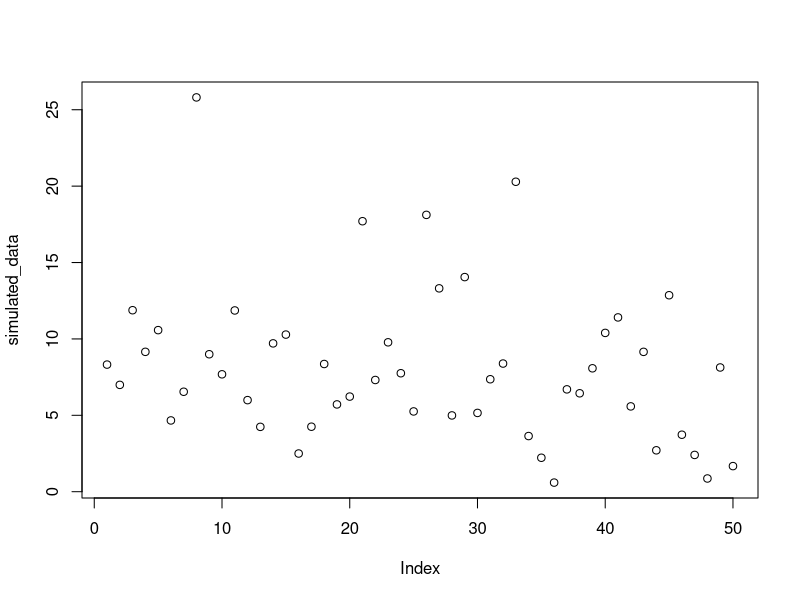

Source code (R): (Note: this script raises an error after producing the figure.)
## ---- chunk 1
library(formatR)
knitr::opts_chunk$set(echo = TRUE)
knitr::opts_chunk$set(tidy.opts = list(width.cutoff = 60), tidy = TRUE)
#colour palette
library(RColorBrewer)
palette(brewer.pal(4, "Set2"))
cols <- brewer.pal(4, "Set2")

## ---- chunk 2

#number of simulated data points
n =  50

#true value of parameter1
a_true = 0.5

#true value of parameter2
b_true = 0.25

#sum of true values
diff_true <- a_true - b_true

#simulate data with gamma distribution
simulated_data <- rgamma(n, #number of simulated data points
                         shape = 2, #shape of gamma distribution
                         rate = diff_true) #scale


#look at simulated data
plot(simulated_data)

## ---- chunk 3
#rate for exponential distribution
alpha = 0.5

#draw 2 values from exponential distribution
a <- rexp(1, 1 / alpha)
b <- rexp(1, 1 / alpha)
## ---- chunk 4

#function to calculate likelihood
likelihood <- function(a, b, datos) {
  if ((a - b) < 0) {
    like <- 0
    return(like) #fail
  } else{
    like <-
      prod(dgamma(datos, 2, rate = (a - b))) #product of all vectors of elements in gamma dist
    return(like)
  }
}

#function to calculate prior
prior <- function(a, b) {
  if ((a - b) < 0) {
    prior.val <- 0
    return(prior.val)
  } else{
    prior.val <- dexp(a, 1 / alpha) * dexp(b, 1 / alpha)
    return(prior.val)
  }
}

## ---- chunk 5
#number of generations to run chain
generations <- 5000

#limits on sampling (+ or - this value)
delta <- 0.25

#prepare output matrix
output <- matrix(rep(0, 6 * generations), ncol = 6)

for (i in 1:generations) {
  #modify params (step)
  a_prime <- a + runif(1, -delta, delta)
  b_prime <- b + runif(1, -delta, delta)

  #calculate ratio of likelihoods of new values / old values
  like_odds <-
    likelihood(a_prime, b_prime, simulated_data) / likelihood(a, b, simulated_data)

  #calculate ratio of prior of new values / old values
  prior_odds <- prior(a_prime, b_prime) / prior(a, b)

  #calculate posterior odds
  R <- like_odds * prior_odds

  #randomly draw from uniform distribution
  u <- runif(1)

  #if posterior odds are greater than a random value, keep new values of parameter
  if (u < R) {
    a = a_prime
    b = b_prime
  }

  #calculate posterior (likelihood*prior)
  posterior <- likelihood(a, b, simulated_data) * prior(a, b)

  #store output
  output[i, 1] <- i
  output[i, 2] <- prior(a, b)
  output[i, 3] <- likelihood(a, b, simulated_data)
  output[i, 4] <- posterior
  output[i, 5] <- a
  output[i, 6] <- b
}

#format output data
output <- data.frame(output)
names(output) <-
  c("iteration", "prior", "likelihood", "posterior", "lambda", "mu")

## ---- chunk 6
par(mar = c(4, 4, 2, 2))
#plot values of parameters in chain
par(mfrow = c(3, 1))
plot(
  output$lambda ~ output$iteration,
  type = 'l',
  col = 4,
  ylim = c(0, 1.5),
  xlab = "Generation",
  ylab = "lambda",
  bty = 'l'
)
abline(h = a_true, lty = 2)
mtext(
  "a)",
  side = 3,
  line = 1,
  adj = -0.1,
  cex = 0.8
)

plot(
  output$mu ~ output$iteration,
  type = 'l',
  col = 2,
  ylim = c(0, 1.5),
  xlab = "Generation",
  ylab = "mu",
  bty = 'l'
)
abline(h = b_true, lty = 2)
mtext(
  "b)",
  side = 3,
  line = 1,
  adj = -0.1,
  cex = 0.8
)

plot((output$lambda - output$mu) ~ output$iteration,
     type = 'l',
     col = 3,
     ylim = c(0, 1.5),
     xlab = "Generation",
     ylab = "lambda - mu",
     bty = 'l'
)
abline(h = a_true - b_true, lty = 2)
mtext(
  "c)",
  side = 3,
  line = 1,
  adj = -0.1,
  cex = 0.8
)
## ---- chunk 7

#vector across range of values interested in
values_m <- seq(0, 1.2, 0.005)

#Create a data frame from all combinations of the supplied vector
contour_mat <- expand.grid(values_m, values_m)

#prepare for storing likelhood
likelihood_vals <- rep(0, dim(contour_mat)[1])

#for each pair of values calculate likelihood
for (i in 1:dim(contour_mat)[1]) {
  likelihood_vals[i] <-
    likelihood(contour_mat[i, 1], contour_mat[i, 2], simulated_data)
}

#get location of maximum likelihood value
maximum <- which.max(likelihood_vals)

#convert raw likelihoods to relative of ML
relative = likelihood_vals / likelihood_vals[maximum]
contour_mat <- cbind(contour_mat, likelihood_vals)
contour_mat <- cbind(contour_mat, relative)

library("ggplot2")

ggplot(contour_mat, aes(x = Var1, y = Var2, z = relative)) +
  scale_x_continuous(expand = c(0, 0)) +
  scale_y_continuous(expand = c(0, 0)) +
  stat_contour(geom = "polygon", aes(fill = ..level..)) +
  geom_tile(aes(fill = relative)) +
  stat_contour(bins = 10,
               color = cols[1],
               size = 0.5)  +
  scale_fill_gradient(
    low = "white",
    high = cols[1],
    space = "Lab",
    na.value = "grey50",
    guide = "colourbar",
    aesthetics = "fill"
  ) +
  xlab("lambda") +
  ylab("mu") +
  xlim(0.2, 1) +
  ylim(0, 0.8) +
  guides(fill = guide_colorbar(title = "Relative Likelihood")) +
  geom_point(
    aes(x = a_true, y = b_true),
    colour = cols[2],
    pch = 16,
    size = 5,
  ) + theme(
    # Remove panel border
    panel.border = element_blank(),
    # Remove panel grid lines
    panel.grid.major = element_blank(),
    panel.grid.minor = element_blank(),
    # Remove panel background
    panel.background = element_blank(),
    # Add axis line
    axis.line = element_line(colour = "grey"),
    legend.position = c(0.2, 0.8)
  )

## ---- chunk 8
# Packages to load for the analyses

packages <- c("deSolve","plotrix")
A <- lapply(
  packages,
  FUN = function(x) {
    if (!require(x, character.only = TRUE)) {
      install.packages(x, dependencies = TRUE)
      library(x, character.only = TRUE)
    }
  }
)
## ---- chunk 9
pulled <- function(birth,death,rho,t) {
  params <- numeric(0)
  # The following function is passed to the R function ode()
  fn <- function(t,e,params) {
    with(as.list(c(e,params)),
      {
        g <- death(t) - e*(birth(t) + death(t)) +e*e*birth(t)
        return(list(g))
      })
    }
  E0 <- 1 - rho # initial value for E
  Enum <- ode(E0, t, fn, params) # Numerical integration of e
  PSRfull <- birth(t)*(1 - Enum[,2]) # Pulled speciation rate
  # To get all vectors with the same length
  # we suppress the last value of the vector because only intervals are considered for the derivative
  PSR <- PSRfull[-length(PSRfull)] 
  tt <- t[-length(t)]
  dt <- t[2]-t[1] # to get the time interval
  PDR <- birth(t[-length(t)]) - death(t[-length(t)]) - diff(birth(t))/(dt*birth(t[-length(t)]))   # Pulled diversification rate
  PER <- birth(0)/(1-E0) - PDR   # Pulled extinction rate
  return( list("PSR"=PSR,"PER"=PER,"PDR"=PDR) )
}
## ---- chunk 10
smooth_stepwise <- function(r0,r1,Tshift,alpha,t){
  (r0 * exp(alpha * (t - Tshift)) + r1) / ( exp(alpha * (t- Tshift)) + 1)
}
## ---- chunk 11
plot_scenario <- function(spe,ext,rho,seq_time) {

pulled_rates <- pulled(birth = spe, death = ext,rho = rho,t = seq_time)
div <- function(x) spe(x) - ext(x)
PSR <- pulled_rates$PSR
PER <- pulled_rates$PER
PDR <- pulled_rates$PDR

t <- -seq_time[-length(seq_time)]

#layout
par(mar=c(4,2,1,1))
par(mfrow=c(2,2))
palette(alpha(brewer.pal(5, "Set1"), 0.75))

# True rates
#Ymin <- 0.9*min(spe(t), ext(t),div(t)) - 0.03
#Ymax <- 1.1*max(spe(t), ext(t),div(t)) + 0.06

Ymin <- -0.1
Ymax <- 0.25

plot(spe(-t)~t,type="l",col=2,ylim=c(Ymin,Ymax),ylab = "", cex.lab = 0.75, cex.axis=0.75, xlab = bquote("Age (" * tau * ")"),
  xaxt = "n"
)
axis(1, at = pretty(range(t)), labels = rev(pretty(range(-t))), cex.axis=0.75)
lines(ext(-t)~t,col=1)
lines(div(-t)~t,col="black")
legend(
  "topright",
  legend = c("speciation rate",
             "extinction rate",
             "diversification rate"),
  lty = 1,
  col = c(2, 1, "black"),
  bty = 'n',
  cex=0.5
)


# True and pulled diversification rates
#Ymin <- 0.9*min(div(t), PDR) - 0.03
#Ymax <- 1.1*max(div(t), PDR) + 0.06
plot(div(-t)~t,type="l",col="black",ylim=c(Ymin,Ymax),ylab = "",cex.lab = 0.75, cex.axis=0.75, xlab = bquote("Age (" * tau * ")"),
  xaxt = "n"
)
axis(1, at = pretty(range(t)), labels = rev(pretty(range(-t))), cex.axis=0.75)
lines(PDR~t,col="black",lty=2)
legend(
  "topright",
  legend = c("diversification rate",
             "pulled diversification rate"),
  lty = c(1,2),
  col = c("black"),
  bty = 'n',
  cex=0.5
)

# True and pulled speciation and extinction rates
#Ymin <- 0.9*min(spe(t), PSR,ext(t)) - 0.03
#Ymax <- 1.1*max(spe(t), PSR,ext(t)) + 0.06
plot(spe(-t)~t,type="l",col=2,ylim=c(Ymin,Ymax),ylab = "", cex.lab = 0.75, cex.axis=0.75, xlab = bquote("Age (" * tau * ")"),
  xaxt = "n"
)
axis(1, at = pretty(range(t)), labels = rev(pretty(range(-t))),cex.axis=0.75)
lines(PSR~t,col=2,lty=2)
lines(ext(-t)~t,type="l",col=1)
lines(PER~t,col=1,lty=2)
legend(
  "topright",
  legend = c("speciation rate",
             "pulled speciation rate",
             "extinction rate",
             "pulled extinction rate"),
  lty = c(1,2,1,2),
  col = c(2,2,1,1),
  bty = 'n',
  cex=0.5
)

# Pulled  rates
#Ymin <- 0.9*min(PSR, PDR) - 0.03
#Ymax <- 1.1*max(PSR, PDR) + 0.06
plot(PDR~t,type="l",lty=2,col="black",ylim=c(Ymin,Ymax),ylab = "", cex.lab = 0.75, cex.axis=0.75, xlab = bquote("Age (" * tau * ")"),
  xaxt = "n"
)
axis(1, at = pretty(range(t)), labels = rev(pretty(range(-t))),cex.axis=0.75)
lines(PSR~t,col=2,lty=2)
legend(
  "topright",
  legend = c("pulled speciation rate",
             "pulled diversification rate"),
  lty = c(2),
  col = c(2, "black"),
  bty = 'n',
  cex=0.5
)

}
## ---- chunk 12
tmax <- 300
seq_time <- seq(0, tmax,0.1)
spe0 <- function(x) 0.05 + x - x
ext0 <- function(x) 0.04 + x - x
plot_scenario(spe = spe0,ext = ext0,rho = 1,seq_time = seq(0, tmax,0.1))
## ---- chunk 13
tmax <- 300
seq_time <- seq(0, tmax,0.1)
spe1 <- function(x) smooth_stepwise(r0 = 0.03,r1 = 0.05,Tshift = 100,alpha = .05,x)
ext1 <- function(x) 0.02 + x - x
plot_scenario(spe = spe1,ext = ext1,rho = 1,seq_time = seq(0, tmax,0.1))
## ---- chunk 14
tmax <- 300
seq_time <- seq(0, tmax,0.1)
spe1 <- function(x) smooth_stepwise(r0 = 0.03,r1 = 0.05,Tshift = 100,alpha = 1,x)
ext1 <- function(x) 0.02 + x - x
plot_scenario(spe = spe1,ext = ext1,rho = 1,seq_time = seq(0, tmax,0.1))
## ---- chunk 15
tmax <- 300
seq_time <- seq(0, tmax,0.1)
spe1 <- function(x) 0.1 + x - x
ext1 <- function(x) smooth_stepwise(r0 = 0.02,r1 = 0.045,Tshift = 100,alpha = .05,x)
plot_scenario(spe = spe1,ext = ext1,rho = 1,seq_time = seq(0, tmax,0.1))

## ---- chunk 16
tmax <- 300
seq_time <- seq(0, tmax,0.1)
spe1 <- function(x) 0.1 + x - x
ext1 <- function(x) smooth_stepwise(r0 = 0.02,r1 = 0.045,Tshift = 100,alpha = 1.5,x)
plot_scenario(spe = spe1,ext = ext1,rho = 1,seq_time = seq(0, tmax,0.1))
## ---- chunk 17
tmax <- 300
seq_time <- seq(0, tmax,0.1)
spe1 <- function(x) 0.06*exp(-0.008*x)
ext1 <- function(x) smooth_stepwise(r0 = 0.01,r1 = 0.03,Tshift = 100,alpha = 0.05,x)
plot_scenario(spe = spe1,ext = ext1,rho = 1,seq_time = seq(0, tmax,0.1))
## ---- chunk 18
tmax <- 300
seq_time <- seq(0, tmax,0.1)
spe1 <- function(x) 0.2*exp(-0.01*x)
ext1 <- function(x) 0.02*(1.1+0.5*cos(0.1*x))
plot_scenario(spe = spe1,ext = ext1,rho = 1,seq_time = seq(0, tmax,0.1))
## ---- chunk 19
tmax <- 300
seq_time <- seq(0, tmax,0.1)
spe1 <- function(x) 0.05 + 0.0002*x
ext1 <- function(x) 0.02 + 0.0001*x
plot_scenario(spe = spe1,ext = ext1,rho = 1,seq_time = seq(0, tmax,0.1))
## ---- chunk 20
tmax <- 300
seq_time <- seq(0, tmax,0.1)
spe1 <- function(x) 0.1 - 0.0001*x
ext1 <- function(x) 0.07 - 0.0002*x
plot_scenario(spe = spe1,ext = ext1,rho = 1,seq_time = seq(0, tmax,0.1))
## ---- chunk 21
tmax <- 300
seq_time <- seq(0, tmax,0.1)
spe1 <- function(x) ifelse(x<150, smooth_stepwise(r0 = 0.1,r1 = 0.05,Tshift = 120,alpha = 0.5,x),smooth_stepwise(r0 = 0.04,r1 = 0.1,Tshift = 200,alpha = 0.5,x))
ext1 <- function(x) ifelse(x<75, smooth_stepwise(r0 = 0.01,r1 = 0.04,Tshift = 50,alpha = 0.5,x),smooth_stepwise(r0 = 0.04,r1 = 0.01,Tshift = 80,alpha = 0.5,x))
plot_scenario(spe = spe1,ext = ext1,rho = 1,seq_time = seq(0, tmax,0.1))
## ---- chunk 22
tmax <- 300
seq_time <- seq(0, tmax,0.1)
spe1 <- function(x) 0.05*(1+exp(-(x-100)^2/100)-0.5*exp(-(x-200)^2/200))
ext1 <- function(x) 0.02*(1-0.5*exp(-(x-50)^2/100)+exp(-(x-180)^2/300))
plot_scenario(spe = spe1,ext = ext1,rho = 1,seq_time = seq(0, tmax,0.1))
## ---- chunk 23
tmax <- 300
seq_time <- seq(0, tmax,0.1)
spe1 <- function(x) 0.05*(1+0.2*cos(0.05*x))
ext1 <- function(x) 0.02*(1-0.5*exp(-(x-50)^2/100)+exp(-(x-180)^2/300))
plot_scenario(spe = spe1,ext = ext1,rho = 1,seq_time = seq(0, tmax,0.1))
## ---- chunk 24
tmax <- 300
seq_time <- seq(0, tmax,0.1)
spe1 <- function(x) 0.05 + 0.05*exp(-0.02*x)
ext1 <- function(x) 0.045 + 0.05*exp(-0.02*x)
plot_scenario(spe = spe1,ext = ext1,rho = 1,seq_time = seq(0, tmax,0.1))
## ---- chunk 25
tmax <- 300
seq_time <- seq(0, tmax,0.1)
spe1 <- function(x) 0.05 + 0.05*exp(-(x-50)^2/500) + 0.1*exp(-(x-200)^2/10000)
ext1 <- function(x) 0.02 + 0.05*exp(-(x-50)^2/500) + 0.1*exp(-(x-200)^2/10000)
plot_scenario(spe = spe1,ext = ext1,rho = 1,seq_time = seq(0, tmax,0.1))
## ---- chunk 26
tmax <- 300
seq_time <- seq(0, tmax,0.1)
spe1 <- function(x) 0.05 + 0.015*cos(0.25*x)
ext1 <- function(x) 0.02 + 0.015*cos(0.25*x)
plot_scenario(spe = spe1,ext = ext1,rho = 1,seq_time = seq(0, tmax,0.1))
## ---- chunk 27
spe<-list()
ext<-list()

spe[[1]] <- function(x) 0.05 + 0.01*cos(0.05*x)
ext[[1]] <- function(x) 0.02 + 0.01*cos(0.05*x)

spe[[2]] <- function(x) 0.05 + 0.015*cos(0.05*x)
ext[[2]] <- function(x) 0.02 + 0.01*cos(0.05*x)

spe[[3]] <- function(x) 0.05 + 0.02*cos(0.05*x)
ext[[3]] <- function(x) 0.02 + 0.01*cos(0.05*x)

spe[[4]] <- function(x) 0.05 + 0.025*cos(0.05*x)
ext[[4]] <- function(x) 0.02 + 0.01*cos(0.05*x)
## ---- chunk 28
tmax <- 300
seq_time <- seq(0, tmax,0.1)

par(mfrow=c(2,2))
par(mar=c(4,2,1,1))

for(i in 1:length(spe)){

t <- -seq_time[-length(seq_time)]
pulled_rates <- pulled(birth = spe[[i]], death = ext[[i]],rho = 1,t = seq_time)
PDR <- pulled_rates$PDR

div1 <- function(x) spe[[i]](x) - ext[[i]](x)

Ymin <- 0.9*min(spe[[i]](t), ext[[i]](t), div1(t)) - 0.03
Ymax <- 1.1*max(spe[[i]](t), ext[[i]](t), div1(t)) + 0.06
plot(spe[[i]](t)~t,type="l",col=2,ylim=c(Ymin,Ymax),ylab = "", cex.lab = 0.75, cex.axis=0.75, xlab = bquote("Age (" * tau * ")"),
  xaxt = "n"
)
axis(1, at = pretty(range(t)), labels = rev(pretty(range(-t))), cex.axis=0.75)
lines(ext[[i]](t)~t,col=1)
lines(div1(t)~t,col="black",lwd=2)
lines(PDR~t,col="black",lty=2)
if(i == 1){
  legend(
  "topright",
  legend = c("speciation rate",
             "extinction rate",
             "diversification rate",
             "pulled diversification rate"),
  lty = c(1,1,1,2),
  col = c(2, 1, "black","black"),
  bty = 'n',
  cex=0.75
)
}

}

## ---- chunk 29
tmax <- 300
seq_time <- seq(0, tmax, 0.1)

spe <- list()
ext <- list()

spe[[1]] <- function(x) 0.05 + 0.01 * cos(0.05 * x)
ext[[1]] <- function(x) 0.02 + 0.01 * cos(0.05 * x)

spe[[2]] <- function(x) 0.05 + 0.01 * cos(0.055 * x)
ext[[2]] <- function(x) 0.02 + 0.01 * cos(0.05 * x)

spe[[3]] <- function(x) 0.05 + 0.01 * cos(0.06 * x)
ext[[3]] <- function(x) 0.02 + 0.01 * cos(0.05 * x)

spe[[4]] <- function(x) 0.05 + 0.01 * cos(0.065 * x)
ext[[4]] <- function(x) 0.02 + 0.01 * cos(0.05 * x)
## ---- chunk 30

par(mfrow = c(2, 2))
par(mar = c(4, 2, 1, 1))

for (i in 1:length(spe)) {
  t <- -seq_time[-length(seq_time)]
  pulled_rates <-
    pulled(
      birth = spe[[i]],
      death = ext[[i]],
      rho = 1,
      t = seq_time
    )
  PDR <- pulled_rates$PDR
  
  div1 <- function(x)
    spe[[i]](x) - ext[[i]](x)
  
  Ymin <- 0.9 * min(spe[[i]](t), ext[[i]](t), div1(t)) - 0.03
  Ymax <- 1.1 * max(spe[[i]](t), ext[[i]](t), div1(t)) + 0.06
  plot(
    spe[[i]](t) ~ t,
    type = "l",
    col = 2,
    ylim = c(Ymin, Ymax),
    ylab = "",
    cex.lab = 0.75,
    cex.axis = 0.75,
    xlab = bquote("Age (" * tau * ")"),
    xaxt = "n"
  )
  axis(
    1,
    at = pretty(range(t)),
    labels = rev(pretty(range(-t))),
    cex.axis = 0.75
  )
  lines(ext[[i]](t) ~ t, col = 1)
  lines(div1(t) ~ t, col = "black", lwd = 2)
  lines(PDR ~ t, col = "black", lty = 2)
if(i == 1){
  legend(
  "topright",
  legend = c("speciation rate",
             "extinction rate",
             "diversification rate",
             "pulled diversification rate"),
  lty = c(1,1,1,2),
  col = c(2, 1, "black","black"),
  bty = 'n',
  cex=0.75
)
}

}


## ---- chunk 31
tmax <- 300
seq_time <- seq(0, tmax,0.1)

spe<-list()
ext<-list()

spe[[1]] <- function(x) 0.05 + 0.01*cos(0.05*x)
ext[[1]] <- function(x) 0.02 + 0.01*cos(0.05*x)

spe[[2]] <- function(x) 0.05 + 0.01*cos(0.05*(x-10))
ext[[2]] <- function(x) 0.02 + 0.01*cos(0.05*x)

spe[[3]] <- function(x) 0.05 + 0.01*cos(0.05*(x-20))
ext[[3]] <- function(x) 0.02 + 0.01*cos(0.05*x)

spe[[4]] <- function(x) 0.05 + 0.01*cos(0.05*(x-30))
ext[[4]] <- function(x) 0.02 + 0.01*cos(0.05*x)
## ---- chunk 32
par(mfrow=c(2,2))
par(mar=c(4,2,1,1))

for(i in 1:length(spe)){

t <- -seq_time[-length(seq_time)]
pulled_rates <- pulled(birth = spe[[i]], death = ext[[i]],rho = 1,t = seq_time)
PDR <- pulled_rates$PDR

div1 <- function(x) spe[[i]](x) - ext[[i]](x)

Ymin <- 0.9*min(spe[[i]](t), ext[[i]](t), div1(t)) - 0.03
Ymax <- 1.1*max(spe[[i]](t), ext[[i]](t), div1(t)) + 0.06
plot(spe[[i]](t)~t,type="l",col=2,ylim=c(Ymin,Ymax),ylab = "", cex.lab = 0.75, cex.axis=0.75, xlab = bquote("Age (" * tau * ")"),
  xaxt = "n"
)
axis(1, at = pretty(range(t)), labels = rev(pretty(range(-t))), cex.axis=0.75)
lines(ext[[i]](t)~t,col=1)
lines(div1(t)~t,col="black",lwd=2)
lines(PDR~t,col="black",lty=2)

if(i == 1){
  legend(
  "topright",
  legend = c("speciation rate",
             "extinction rate",
             "diversification rate",
             "pulled diversification rate"),
  lty = c(1,1,1,2),
  col = c(2, 1, "black","black"),
  bty = 'n',
  cex=0.75
)
}

}
